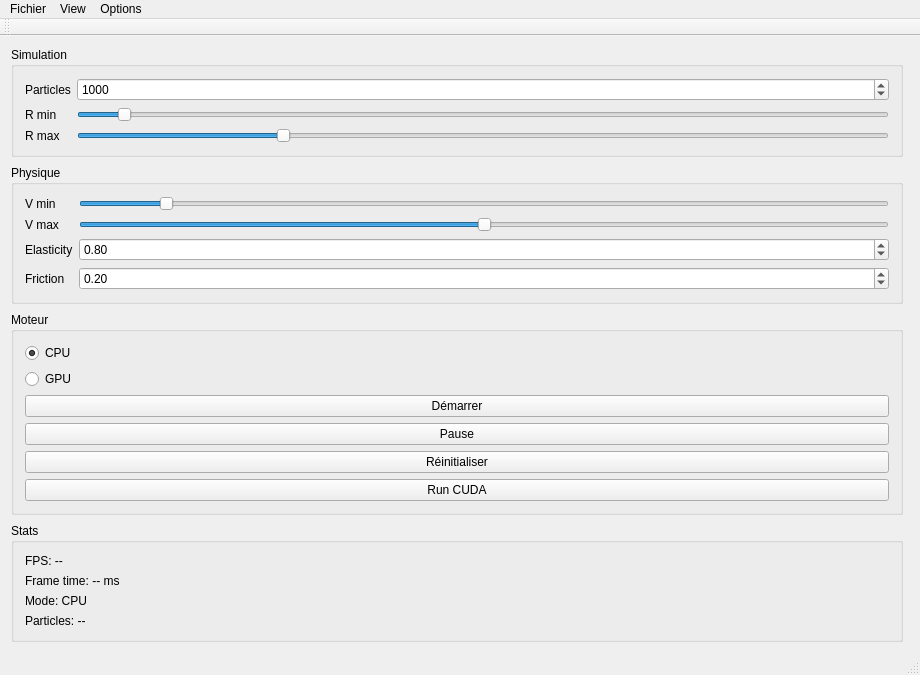
<?xml version="1.0" encoding="UTF-8"?>
<ui version="4.0">
 <class>MainWindowClass</class>
 <widget class="QMainWindow" name="MainWindowClass">
  <property name="geometry">
   <rect>
    <x>0</x>
    <y>0</y>
    <width>920</width>
    <height>661</height>
   </rect>
  </property>
  <property name="windowTitle">
   <string>MainWindow</string>
  </property>
  <widget class="QWidget" name="centralWidget">
   <layout class="QHBoxLayout" name="horizontalLayout">
    <item>
     <layout class="QVBoxLayout" name="verticalLayoutControl">
      <property name="spacing">
       <number>8</number>
      </property>
      <item>
       <widget class="QGroupBox" name="groupSimulation">
        <property name="title">
         <string>Simulation</string>
        </property>
        <layout class="QFormLayout" name="formLayoutSimulation">
         <item row="0" column="0">
          <widget class="QLabel" name="labelParticles">
           <property name="text">
            <string>Particles</string>
           </property>
          </widget>
         </item>
         <item row="0" column="1">
          <widget class="QSpinBox" name="spinParticles">
           <property name="minimum">
            <number>0</number>
           </property>
           <property name="maximum">
            <number>1000000</number>
           </property>
           <property name="value">
            <number>1000</number>
           </property>
          </widget>
         </item>
         <item row="1" column="0">
          <widget class="QLabel" name="labelRmin">
           <property name="text">
            <string>R min</string>
           </property>
          </widget>
         </item>
         <item row="1" column="1">
          <widget class="QSlider" name="sliderRmin">
           <property name="minimum">
            <number>0</number>
           </property>
           <property name="maximum">
            <number>100</number>
           </property>
           <property name="value">
            <number>5</number>
           </property>
           <property name="orientation">
            <enum>Qt::Orientation::Horizontal</enum>
           </property>
          </widget>
         </item>
         <item row="2" column="0">
          <widget class="QLabel" name="labelRmax">
           <property name="text">
            <string>R max</string>
           </property>
          </widget>
         </item>
         <item row="2" column="1">
          <widget class="QSlider" name="sliderRmax">
           <property name="minimum">
            <number>0</number>
           </property>
           <property name="maximum">
            <number>100</number>
           </property>
           <property name="value">
            <number>25</number>
           </property>
           <property name="orientation">
            <enum>Qt::Orientation::Horizontal</enum>
           </property>
          </widget>
         </item>
        </layout>
       </widget>
      </item>
      <item>
       <widget class="QGroupBox" name="groupPhysics">
        <property name="title">
         <string>Physique</string>
        </property>
        <layout class="QFormLayout" name="formLayoutPhysics">
         <item row="0" column="0">
          <widget class="QLabel" name="labelVmin">
           <property name="text">
            <string>V min</string>
           </property>
          </widget>
         </item>
         <item row="0" column="1">
          <widget class="QSlider" name="sliderVmin">
           <property name="minimum">
            <number>0</number>
           </property>
           <property name="maximum">
            <number>100</number>
           </property>
           <property name="value">
            <number>10</number>
           </property>
           <property name="orientation">
            <enum>Qt::Orientation::Horizontal</enum>
           </property>
          </widget>
         </item>
         <item row="1" column="0">
          <widget class="QLabel" name="labelVmax">
           <property name="text">
            <string>V max</string>
           </property>
          </widget>
         </item>
         <item row="1" column="1">
          <widget class="QSlider" name="sliderVmax">
           <property name="minimum">
            <number>0</number>
           </property>
           <property name="maximum">
            <number>100</number>
           </property>
           <property name="value">
            <number>50</number>
           </property>
           <property name="orientation">
            <enum>Qt::Orientation::Horizontal</enum>
           </property>
          </widget>
         </item>
         <item row="2" column="0">
          <widget class="QLabel" name="labelElasticity">
           <property name="text">
            <string>Elasticity</string>
           </property>
          </widget>
         </item>
         <item row="2" column="1">
          <widget class="QDoubleSpinBox" name="spinElasticity">
           <property name="minimum">
            <double>0.000000000000000</double>
           </property>
           <property name="maximum">
            <double>1.000000000000000</double>
           </property>
           <property name="singleStep">
            <double>0.050000000000000</double>
           </property>
           <property name="value">
            <double>0.800000000000000</double>
           </property>
          </widget>
         </item>
         <item row="3" column="0">
          <widget class="QLabel" name="labelFriction">
           <property name="text">
            <string>Friction</string>
           </property>
          </widget>
         </item>
         <item row="3" column="1">
          <widget class="QDoubleSpinBox" name="spinFriction">
           <property name="minimum">
            <double>0.000000000000000</double>
           </property>
           <property name="maximum">
            <double>1.000000000000000</double>
           </property>
           <property name="singleStep">
            <double>0.050000000000000</double>
           </property>
           <property name="value">
            <double>0.200000000000000</double>
           </property>
          </widget>
         </item>
        </layout>
       </widget>
      </item>
      <item>
       <widget class="QGroupBox" name="groupEngine">
        <property name="title">
         <string>Moteur</string>
        </property>
        <layout class="QVBoxLayout" name="vLayoutEngine">
         <item>
          <widget class="QRadioButton" name="radioCPU">
           <property name="text">
            <string>CPU</string>
           </property>
           <property name="checked">
            <bool>true</bool>
           </property>
          </widget>
         </item>
         <item>
          <widget class="QRadioButton" name="radioGPU">
           <property name="text">
            <string>GPU</string>
           </property>
          </widget>
         </item>
         <item>
          <widget class="QPushButton" name="buttonStart">
           <property name="text">
            <string>Démarrer</string>
           </property>
          </widget>
         </item>
         <item>
          <widget class="QPushButton" name="buttonPause">
           <property name="text">
            <string>Pause</string>
           </property>
          </widget>
         </item>
         <item>
          <widget class="QPushButton" name="buttonReset">
           <property name="text">
            <string>Réinitialiser</string>
           </property>
          </widget>
         </item>
         <item>
          <widget class="QPushButton" name="btnRunCuda">
           <property name="text">
            <string>Run CUDA</string>
           </property>
          </widget>
         </item>
        </layout>
       </widget>
      </item>
      <item>
       <widget class="QGroupBox" name="groupStats">
        <property name="title">
         <string>Stats</string>
        </property>
        <layout class="QVBoxLayout" name="vLayoutStats">
         <item>
          <widget class="QLabel" name="labelFPS">
           <property name="text">
            <string>FPS: --</string>
           </property>
          </widget>
         </item>
         <item>
          <widget class="QLabel" name="labelFrameTime">
           <property name="text">
            <string>Frame time: -- ms</string>
           </property>
          </widget>
         </item>
         <item>
          <widget class="QLabel" name="labelMode">
           <property name="text">
            <string>Mode: CPU</string>
           </property>
          </widget>
         </item>
         <item>
          <widget class="QLabel" name="labelParticleCount">
           <property name="text">
            <string>Particles: --</string>
           </property>
          </widget>
         </item>
        </layout>
       </widget>
      </item>
      <item>
       <spacer name="verticalSpacer">
        <property name="orientation">
         <enum>Qt::Orientation::Vertical</enum>
        </property>
        <property name="sizeHint" stdset="0">
         <size>
          <width>20</width>
          <height>40</height>
         </size>
        </property>
       </spacer>
      </item>
     </layout>
    </item>
    <item>
     <widget class="QWidget" name="raylibPlaceholder" native="true"/>
    </item>
   </layout>
  </widget>
  <widget class="QMenuBar" name="menuBar">
   <property name="geometry">
    <rect>
     <x>0</x>
     <y>0</y>
     <width>920</width>
     <height>21</height>
    </rect>
   </property>
   <widget class="QMenu" name="menuFichier">
    <property name="title">
     <string>Fichier</string>
    </property>
   </widget>
   <widget class="QMenu" name="menuView">
    <property name="title">
     <string>View</string>
    </property>
   </widget>
   <widget class="QMenu" name="menuOptions">
    <property name="title">
     <string>Options</string>
    </property>
   </widget>
   <addaction name="menuFichier"/>
   <addaction name="menuView"/>
   <addaction name="menuOptions"/>
  </widget>
  <widget class="QToolBar" name="mainToolBar">
   <attribute name="toolBarArea">
    <enum>TopToolBarArea</enum>
   </attribute>
   <attribute name="toolBarBreak">
    <bool>false</bool>
   </attribute>
  </widget>
  <widget class="QStatusBar" name="statusBar"/>
 </widget>
 <layoutdefault spacing="6" margin="11"/>
 <resources/>
 <connections/>
 <slots>
  <slot>on_btnRunCuda_clicked()</slot>
 </slots>
</ui>
